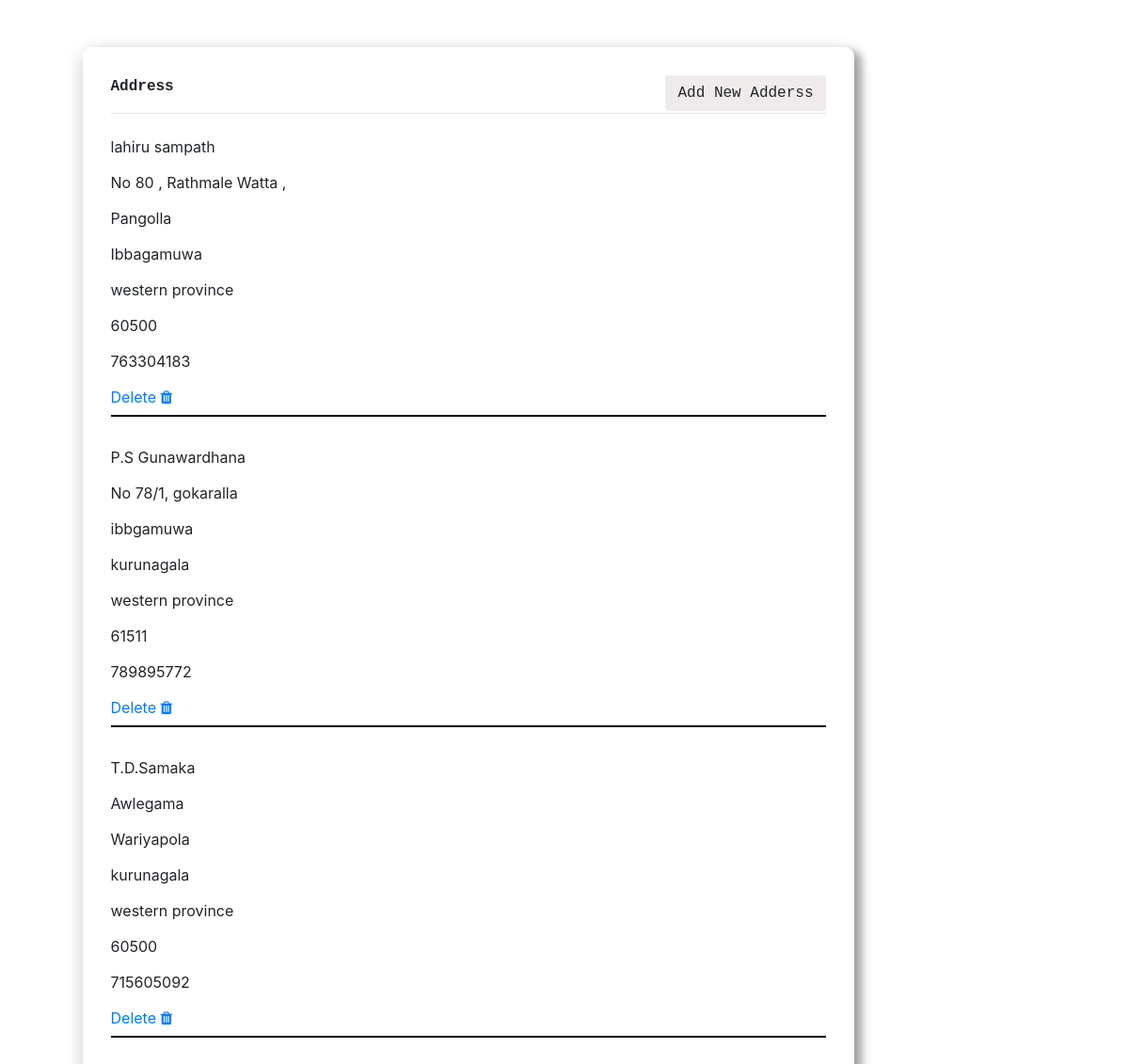
The page /page/address.php (signed in) on the database its author committed.
### tables this page shows
CREATE TABLE IF NOT EXISTS `address` (
  `address_id` int(11) NOT NULL AUTO_INCREMENT,
  `name` varchar(60) NOT NULL,
  `address_1` varchar(50) NOT NULL,
  `address_2` varchar(50) NOT NULL,
  `city` varchar(20) NOT NULL,
  `Province` varchar(50) NOT NULL,
  `postal_code` int(11) NOT NULL,
  `ad_number` int(11) NOT NULL,
  `user_id` int(11) NOT NULL,
  PRIMARY KEY (`address_id`),
  KEY `Foring` (`user_id`)
);

### page/address.php (the view, shortened to what this page needs)
<?php
    include('conn.php');
?>
<html>
    <head>
          <link rel="stylesheet" href="https://stackpath.bootstrapcdn.com/bootstrap/4.4.1/css/bootstrap.min.css">
        <link rel="stylesheet" href="https://cdnjs.cloudflare.com/ajax/libs/font-awesome/4.7.0/css/font-awesome.min.css">
    </head>
    <body>
         <div class="row">
             <div class="col-md-1"></div>
            <div class="col-md-8 address">
                <samp><b>Address</b><a href="" class="btn" style="float:right;background-color:#f0ebeb" data-toggle="modal" data-target="#exampleModalCenter">Add New Adderss</a></samp><hr>
            <?php
                $query="SELECT * FROM `user` u, `address` a WHERE id='$_SESSION[id]' AND a.user_id=u.id";
                $result=mysqli_query($con,$query);
                while($recode=mysqli_fetch_assoc($result)){
            ?>
                <div class="form-row">
                    <div class="col-md-4 pd">
                        <?php echo $recode['name'];?>
                     </div>
                </div>
                <div class="form-row">
                    <div class="col-md-4 pd">
                        <?php echo $recode['address_1'];?>
                     </div>
                </div>
                <div class="form-row">
                    <div class="col-md-3 pd">
                        <?php echo $recode['address_2'];?>
                     </div>
                </div>
                <div class="form-row">
                    <div class="col-md-3 pd">
                        <?php echo $recode['city'];?>
                     </div>
                </div>
                <div class="form-row">
                    <div class="col-md-3 pd">
                        <?php echo $recode['Province'];?>
                     </div>
                </div>
                <div class="form-row">
                    <div class="col-md-2 pd">
                        <?php echo $recode['postal_code'];?>
                     </div>
                </div>
                 <div class="form-row">
                    <div class="col-md-2 pd">
                        <?php echo $recode['ad_number'];?>
                     </div>
                </div>
                <div class="form-row">
                    <div class="col-md-2 pd">
                      <a href="address.php?cart_id=<?php echo $recode['address_id'];?>" style="text-decoration:none;">Delete <i class="fa fa-trash"></i></a>
                     </div>
                </div>
            <?php
                     echo "<div style=\"border-bottom:2px solid black;\"></div><br>";
                 };
            ?>
             </div>
            <div class="col-md-1"></div>
        </div>
        <br>
    </body>
</html>

### page/address.php (style rules this page uses)
.address { margin-top: 50px; padding: 30px; border-radius: 10px; box-shadow: 8px 4px 8px 0 rgba(0, 0, 0, 0.3), 0 6px 20px 0 rgba(0, 0, 0, 0.2); }
.pd { padding: 7px; }
body { overflow-x: hidden; }

### rows shown on the page
address: name "lahiru sampath", address_1 "No 80 , Rathmale Watta ,", address_2 "Pangolla", city "Ibbagamuwa", Province "western province", postal_code "60500", ad_number "763304183"
address: name "P.S Gunawardhana", address_1 "No 78/1, gokaralla", address_2 "ibbgamuwa", city "kurunagala", Province "western province", postal_code "61511", ad_number "789895772"
address: name "T.D.Samaka", address_1 "Awlegama", address_2 "Wariyapola", city "kurunagala", Province "western province", postal_code "60500", ad_number "715605092"
